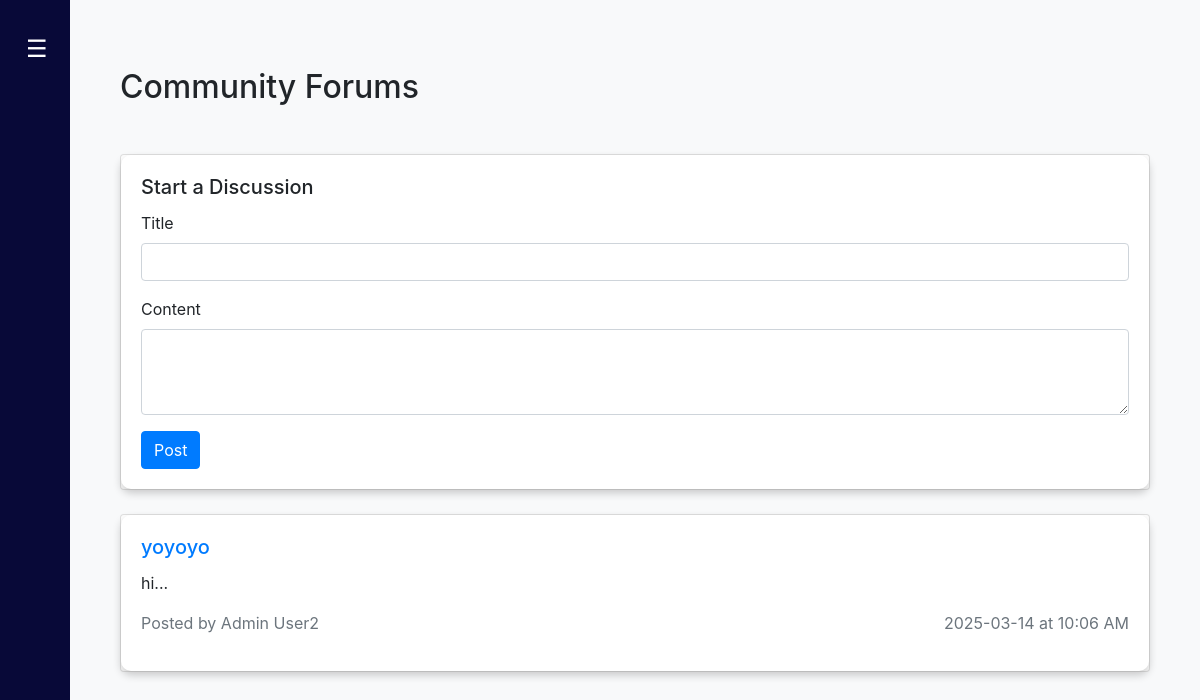
The page /forums (signed in) on the database as committed earlier.
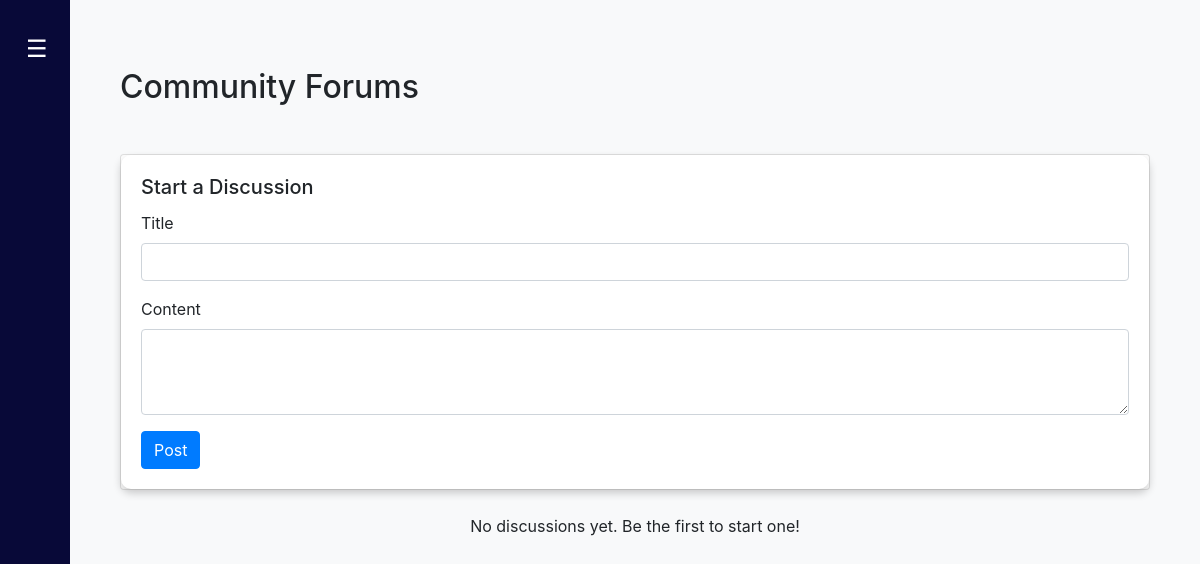
The same page on the database as committed later.
### Website/models.py (models this page shows, shortened)
class ForumPost(db.Model):
    id = db.Column(db.Integer, primary_key=True)
    title = db.Column(db.String(255), nullable=False)
    content = db.Column(db.Text, nullable=False)
    created_at = db.Column(db.DateTime, default=db.func.current_timestamp())
    user_id = db.Column(db.Integer, db.ForeignKey('user.id'), nullable=False)
    user = db.relationship('User', backref='forum_posts')

class User(db.Model, UserMixin):
    id = db.Column(db.Integer, primary_key=True)
    email = db.Column(db.String(150), unique=True, nullable=False)
    firstName = db.Column(db.String(150), nullable=False)  # For first name
    lastName = db.Column(db.String(150), nullable=False)
    password = db.Column(db.String(150), nullable=False)  # For storing password hash
    is_admin = db.Column(db.Boolean, default=False)  # Optional: for admin flag
    address = db.Column(db.String(255), nullable=True)
    birth_date = db.Column(db.Date, nullable=True)
    birth_place = db.Column(db.String(255), nullable=True)
    position = db.Column(db.String(50), nullable=True)  # For officials
    is_verified = db.Column(db.Boolean, default=False)  # Admin approval required
    voter_status = db.Column(db.String(50), default="Pending") #Voter Eligibility Status

### Website/views.py (the view)
@views.route('/forums')
@login_required
def forums():
    posts = ForumPost.query.order_by(ForumPost.created_at.desc()).all()
    return render_template("forums.html", posts=posts, user=current_user)

### Website/templates/forums.html (shortened to what this page needs)
{% extends "base.html" %}
{% block content %}
<div class="container mt-4">
    <br/>
    <h2 class="mb-4">Community Forums</h2>
    <br/>
    {% if user.is_authenticated %}
    <div class="card mb-4">
        <div class="card-body" style="box-shadow: 0 4px 8px rgba(0, 0, 0, 0.2); border-radius: 10px;">
            <h5 class="card-title">Start a Discussion</h5>
            <form method="POST" action="{{ url_for('views.add_forum_post') }}">
                <div class="form-group">
                    <label for="title">Title</label>
                    <input type="text" class="form-control" id="title" name="title" required>
                </div>
                <div class="form-group">
                    <label for="content">Content</label>
                    <textarea class="form-control" id="content" name="content" rows="3" required></textarea>
                </div>
                <button type="submit" class="btn btn-primary">Post</button>
            </form>
        </div>
    </div>
    {% else %}
    <p class="text-center">You need to <a href="{{ url_for('auth.login') }}">log in</a> to start a discussion.</p>
    {% endif %}
    <div class="forum-posts">
        {% for post in posts %}
        <div class="card mb-3">
            <div class="card-body" style="box-shadow: 0 4px 8px rgba(0, 0, 0, 0.2); border-radius: 10px;">
                <h5 class="card-title">
                    <a href="{{ url_for('views.forum_post', post_id=post.id) }}">{{ post.title }}</a>
                </h5>
                <p class="card-text">{{ post.content[:200] }}...</p>
                <p class="text-muted" style="display: flex; justify-content: space-between;">
                    <span>Posted by {{ post.user.firstName }} {{ post.user.lastName }}</span>
                    <span>{{ post.created_at.strftime('%Y-%m-%d at %I:%M %p') }}</span>
                </p>
            </div>
        </div>
        {% else %}
        <p class="text-center">No discussions yet. Be the first to start one!</p>
        {% endfor %}
    </div>
</div>
{% endblock %}

### Website/templates/base.html (shortened to what this page needs)
<!DOCTYPE html>
<html>
  <head>
    <link
      rel="stylesheet"
      href="https://stackpath.bootstrapcdn.com/bootstrap/4.4.1/css/bootstrap.min.css"
    />
    <link
      rel="stylesheet"
      href="https://stackpath.bootstrapcdn.com/font-awesome/4.7.0/css/font-awesome.min.css"
    />
    <link rel="stylesheet" href="https://cdn.jsdelivr.net/npm/bootstrap-icons@1.11.3/font/bootstrap-icons.min.css">
  </head>
  <body>
<div class="sidebar" id="sidebar">
  <nav class="navbar">
    <button class="toggle-btn" id="toggle-btn">☰</button>
  </nav>
</div>
    <div class="content" id="content">
      <div class="container">{% block content %} {% endblock %}</div>
    </div>
  </body>
</html>

### Website/templates/base.html (style rules this page uses)
body { display: flex; min-height: 100vh; overflow-x: hidden; background-color: #f8f9fa; }
.sidebar { width: 70px; background-color: rgb(8, 9, 56); padding-top: 20px; height: 100vh; position: fixed; transition: width 0.3s ease-in-out; display: flex; flex-direction: column; overflow: hidden; z-index: 1000; }
.navbar { background-color:rgb(8, 9, 56); width: 100%; padding: 10px; display: flex; align-items: center; }
.toggle-btn { background: none; border: none; color: white; font-size: 24px; cursor: pointer; margin-left: 10px; outline: none; }
.content { margin-left: 70px; padding: 20px; width: 100%; transition: margin-left 0.3s ease-in-out; }

Rows that differ between the two databases and show on the page:
removed ForumPost: title "yoyoyo", content "hi", user.firstName "Admin", user.lastName "User2", created_at "2025-03-14 at 10:06 AM"
Other text that changed with them:
text now shown: "No discussions yet. Be the first to start one!"
